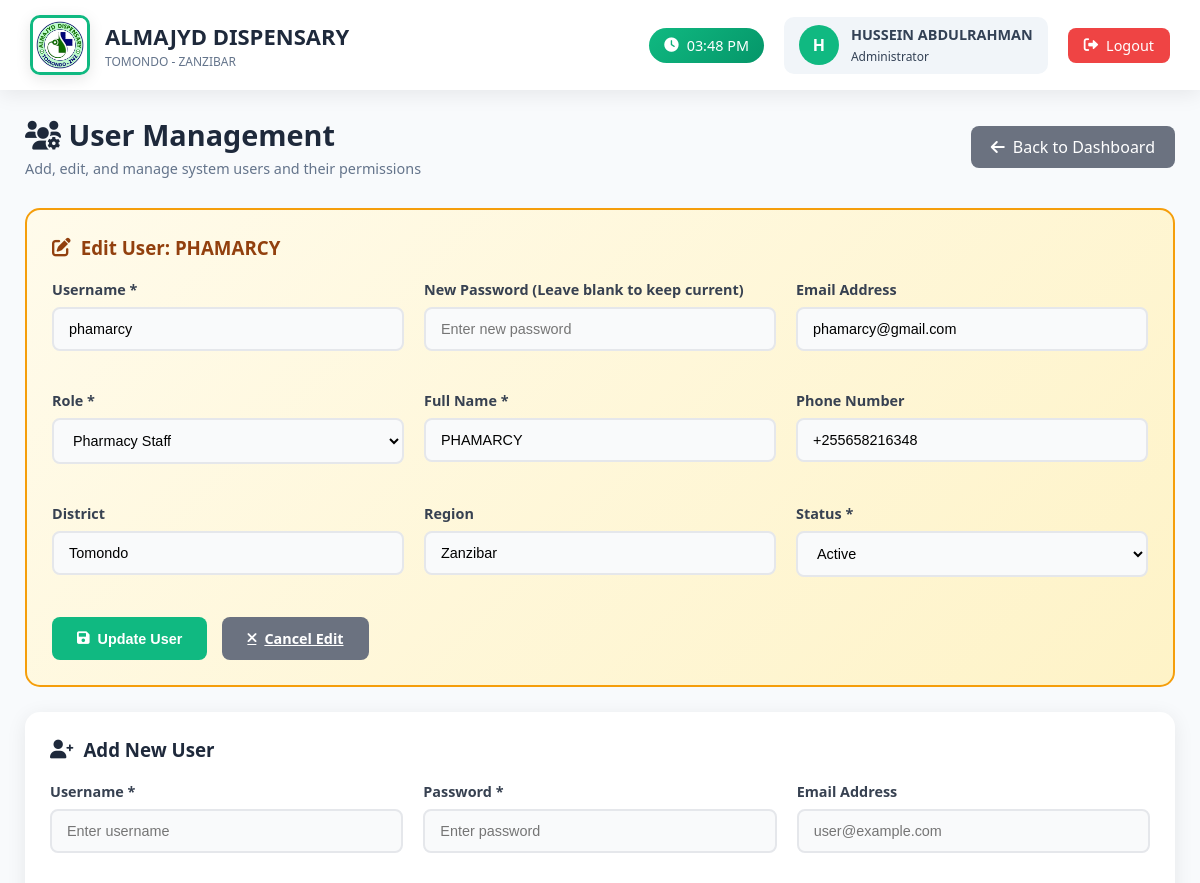
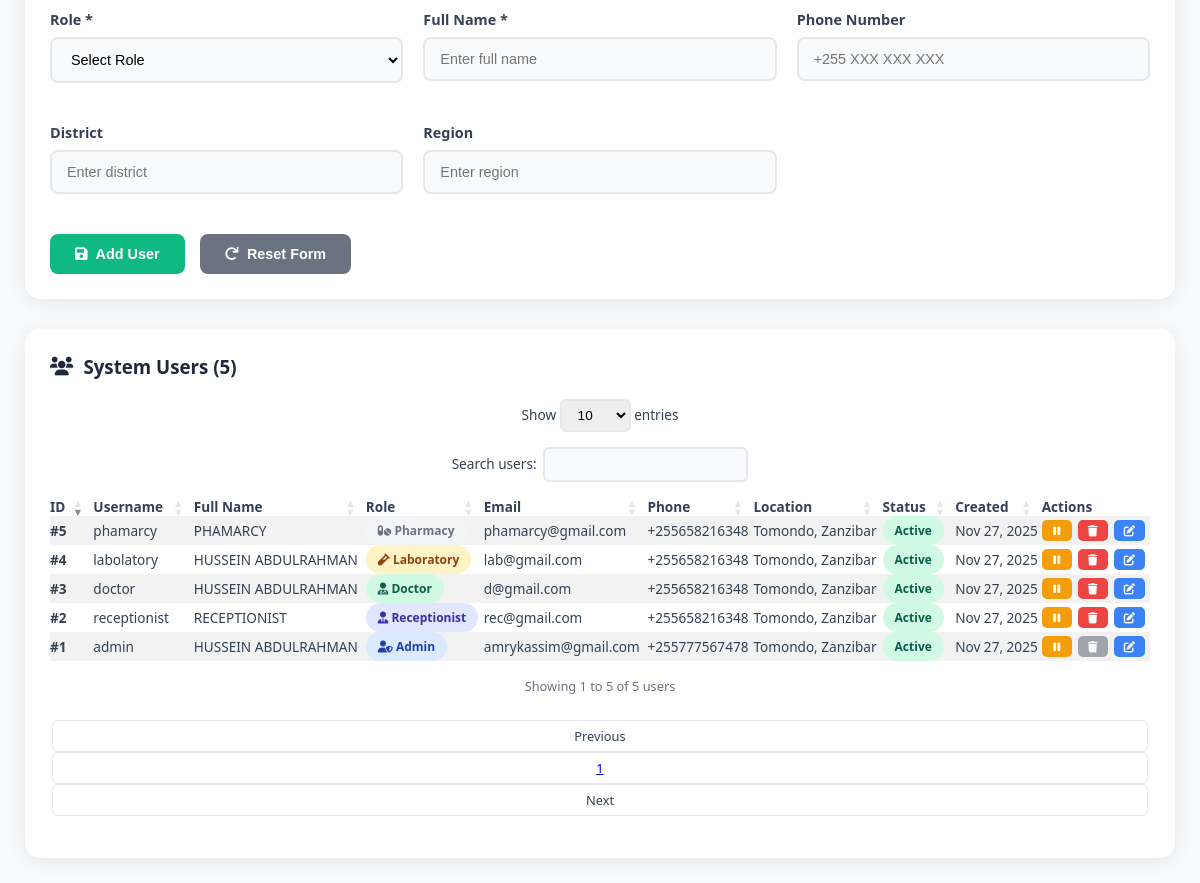
/admin/manage_users.php?edit=5 (signed in), run on the app's committed database (2 pictures, top to bottom).
### tables this page shows
CREATE TABLE `users` (
  `id` int(11) NOT NULL,
  `username` varchar(50) NOT NULL,
  `password` varchar(255) NOT NULL,
  `email` varchar(100) DEFAULT NULL,
  `role` enum('admin','doctor','receptionist','laboratory','pharmacy','cashier') NOT NULL,
  `full_name` varchar(100) NOT NULL,
  `phone` varchar(20) DEFAULT NULL,
  `district` varchar(50) DEFAULT NULL,
  `region` varchar(50) DEFAULT NULL,
  `status` enum('active','inactive') DEFAULT 'active',
  `created_at` timestamp NOT NULL DEFAULT current_timestamp(),
  `updated_at` timestamp NOT NULL DEFAULT current_timestamp() ON UPDATE current_timestamp()
);

### admin/manage_users.php (the view, shortened to what this page needs)
<?php
require_once '../config.php';
$edit_user = null;
if (isset($_GET['edit'])) {
    $stmt = $pdo->prepare("SELECT * FROM users WHERE id = ?");
    $stmt->execute([$_GET['edit']]);
    $edit_user = $stmt->fetch(PDO::FETCH_ASSOC);
}
$users = $pdo->query("SELECT * FROM users ORDER BY created_at DESC")->fetchAll(PDO::FETCH_ASSOC);
$current_time = date('h:i A');
?>
<!DOCTYPE html>
<html lang="en">
<head>
    <link rel="stylesheet" href="https://cdn.datatables.net/1.13.6/css/dataTables.bootstrap5.min.css">
    <link rel="stylesheet" href="https://cdnjs.cloudflare.com/ajax/libs/font-awesome/6.0.0/css/all.min.css">
</head>
<body>
    <div class="topbar">
        <div class="logo-section">
            <div class="logo">
                <img src="../images/logo.jpg" alt="Almajyd Dispensary Logo">
            </div>
            <div class="clinic-info">
                <h1>ALMAJYD DISPENSARY</h1>
                <p>TOMONDO - ZANZIBAR</p>
            </div>
        </div>
        <div class="user-area">
            <div class="time-display">
                <i class="fas fa-clock"></i>
                <span id="currentTime"><?php echo $current_time; ?></span>
            </div>
            <div class="user">
                <div class="user-avatar">
                    <?php echo strtoupper(substr($_SESSION['full_name'], 0, 1)); ?>
                </div>
                <div>
                    <div style="font-weight:600; font-size: 0.9rem;"><?php echo $_SESSION['full_name']; ?></div>
                    <small style="font-size: 0.75rem;">Administrator</small>
                </div>
            </div>
            <a href="../logout.php" class="logout-btn">
                <i class="fas fa-sign-out-alt"></i>
                Logout
            </a>
        </div>
    </div>
    <div class="main">
        <div class="page-header">
            <div class="page-title">
                <h2><i class="fas fa-users-cog"></i> User Management</h2>
                <p>Add, edit, and manage system users and their permissions</p>
            </div>
            <a href="dashboard.php" class="back-btn">
                <i class="fas fa-arrow-left"></i>
                Back to Dashboard
            </a>
        </div>
        <?php if ($edit_user): ?>
        <div class="edit-form-container">
            <h3><i class="fas fa-edit"></i> Edit User: <?php echo htmlspecialchars($edit_user['full_name']); ?></h3>
            <form method="POST" id="editUserForm">
                <div class="form-grid">
                    <div class="form-group">
                        <label for="edit_username">Username *</label>
                        <input type="text" id="edit_username" name="username" class="form-control" required
                               value="<?php echo htmlspecialchars($edit_user['username']); ?>">
                    </div>
                    <div class="form-group">
                        <label for="edit_password">New Password (Leave blank to keep current)</label>
                        <input type="password" id="edit_password" name="password" class="form-control"
                               placeholder="Enter new password">
                    </div>
                    <div class="form-group">
                        <label for="edit_email">Email Address</label>
                        <input type="email" id="edit_email" name="email" class="form-control"
                               value="<?php echo htmlspecialchars($edit_user['email']); ?>">
                    </div>
                    <div class="form-group">
                        <label for="edit_role">Role *</label>
                        <select id="edit_role" name="role" class="form-control" required>
                            <option value="pharmacy" <?php echo $edit_user['role'] == 'pharmacy' ? 'selected' : ''; ?>>Pharmacy Staff</option>
                        </select>
                    </div>
                    <div class="form-group">
                        <label for="edit_full_name">Full Name *</label>
                        <input type="text" id="edit_full_name" name="full_name" class="form-control" required
                               value="<?php echo htmlspecialchars($edit_user['full_name']); ?>">
                    </div>
                    <div class="form-group">
                        <label for="edit_phone">Phone Number</label>
                        <input type="tel" id="edit_phone" name="phone" class="form-control"
                               value="<?php echo htmlspecialchars($edit_user['phone']); ?>">
                    </div>
                    <div class="form-group">
                        <label for="edit_district">District</label>
                        <input type="text" id="edit_district" name="district" class="form-control"
                               value="<?php echo htmlspecialchars($edit_user['district']); ?>">
                    </div>
                    <div class="form-group">
                        <label for="edit_region">Region</label>
                        <input type="text" id="edit_region" name="region" class="form-control"
                               value="<?php echo htmlspecialchars($edit_user['region']); ?>">
                    </div>
                    <div class="form-group">
                        <label for="edit_status">Status *</label>
                        <select id="edit_status" name="status" class="form-control" required>
                            <option value="active" <?php echo $edit_user['status'] == 'active' ? 'selected' : ''; ?>>Active</option>
                        </select>
                    </div>
                </div>
                <div class="form-actions">
                    <button type="submit" class="btn btn-primary">
                        <i class="fas fa-save"></i>
                        Update User
                    </button>
                    <a href="manage_users.php" class="btn btn-secondary">
                        <i class="fas fa-times"></i>
                        Cancel Edit
                    </a>
                </div>
            </form>
        </div>
        <?php endif; ?>
        <div class="form-container">
            <h3><i class="fas fa-user-plus"></i> Add New User</h3>
            <form method="POST" id="addUserForm">
                <div class="form-grid">
                    <div class="form-group">
                        <label for="username">Username *</label>
                        <input type="text" id="username" name="username" class="form-control" required
                               placeholder="Enter username">
                    </div>
                    <div class="form-group">
                        <label for="password">Password *</label>
                        <input type="password" id="password" name="password" class="form-control" required
                               placeholder="Enter password">
                    </div>
                    <div class="form-group">
                        <label for="email">Email Address</label>
                        <input type="email" id="email" name="email" class="form-control"
                               placeholder="user@example.com">
                    </div>
                    <div class="form-group">
                        <label for="role">Role *</label>
                        <select id="role" name="role" class="form-control" required>
                            <option value="">Select Role</option>
                        </select>
                    </div>
                    <div class="form-group">
                        <label for="full_name">Full Name *</label>
                        <input type="text" id="full_name" name="full_name" class="form-control" required
                               placeholder="Enter full name">
                    </div>
                    <div class="form-group">
                        <label for="phone">Phone Number</label>
                        <input type="tel" id="phone" name="phone" class="form-control"
                               placeholder="+255 XXX XXX XXX">
                    </div>
                    <div class="form-group">
                        <label for="district">District</label>
                        <input type="text" id="district" name="district" class="form-control"
                               placeholder="Enter district">
                    </div>
                    <div class="form-group">
                        <label for="region">Region</label>
                        <input type="text" id="region" name="region" class="form-control"
                               placeholder="Enter region">
                    </div>
                </div>
                <div style="display: flex; gap: 15px; margin-top: 20px;">
                    <button type="submit" name="add_user" class="btn btn-primary">
                        <i class="fas fa-save"></i>
                        Add User
                    </button>
                    <button type="reset" class="btn btn-secondary">
                        <i class="fas fa-redo"></i>
                        Reset Form
                    </button>
                </div>
            </form>
        </div>
        <div class="table-container">
            <div class="table-header">
                <h3><i class="fas fa-users"></i> System Users (<?php echo count($users); ?>)</h3>
            </div>
            <div class="table-responsive">
                <table class="table table-striped table-hover" id="usersTable" style="width:100%">
                    <thead>
                        <tr>
                            <th>ID</th>
                            <th>Username</th>
                            <th>Full Name</th>
                            <th>Role</th>
                            <th>Email</th>
                            <th>Phone</th>
                            <th>Location</th>
                            <th>Status</th>
                            <th>Created</th>
                            <th>Actions</th>
                        </tr>
                    </thead>
                    <tbody>
                        <?php foreach ($users as $user): ?>
                        <tr>
                            <td><strong>#<?php echo $user['id']; ?></strong></td>
                            <td><?php echo htmlspecialchars($user['username']); ?></td>
                            <td><?php echo htmlspecialchars($user['full_name']); ?></td>
                            <td>
                                <span class="badge
                                    <?php
                                    switch($user['role']) {
                                        case 'admin': echo 'badge-primary'; break;
                                        case 'doctor': echo 'badge-success'; break;
                                        case 'receptionist': echo 'badge-info'; break;
                                        case 'laboratory': echo 'badge-warning'; break;
                                        case 'pharmacy': echo 'badge-secondary'; break;
                                    }
                                    ?>">
                                    <i class="fas fa-<?php
                                        switch($user['role']) {
                                            case 'admin': echo 'user-shield'; break;
                                            case 'doctor': echo 'user-md'; break;
                                            case 'receptionist': echo 'user-tie'; break;
                                            case 'laboratory': echo 'vial'; break;
                                            case 'pharmacy': echo 'pills'; break;
                                        }
                                    ?>"></i>
                                    <?php echo ucfirst($user['role']); ?>
                                </span>
                            </td>
                            <td><?php echo htmlspecialchars($user['email'] ?: 'N/A'); ?></td>
                            <td><?php echo htmlspecialchars($user['phone'] ?: 'N/A'); ?></td>
                            <td>
                                <?php
                                $location = [];
                                if ($user['district']) $location[] = $user['district'];
                                if ($user['region']) $location[] = $user['region'];
                                echo $location ? implode(', ', $location) : 'N/A';
                                ?>
                            </td>
                            <td>
                                <span class="badge <?php echo $user['status'] == 'active' ? 'badge-success' : 'badge-danger'; ?>">
                                    <?php echo ucfirst($user['status']); ?>
                                </span>
                            </td>
                            <td><?php echo date('M j, Y', strtotime($user['created_at'])); ?></td>
                            <td>
                                <div class="action-buttons">
                                    <?php if ($user['status'] == 'active'): ?>
                                        <a href="?action=deactivate&id=<?php echo $user['id']; ?>"
                                           class="btn-sm btn-warning"
                                           onclick="return confirm('Deactivate this user?')">
                                            <i class="fas fa-pause"></i>
                                        </a>
                                    <?php endif; ?>
                                    <?php if ($user['role'] != 'admin'): ?>
                                        <a href="?action=delete&id=<?php echo $user['id']; ?>"
                                           class="btn-sm btn-danger"
                                           onclick="return confirm('Are you sure you want to delete this user? This action cannot be undone.')">
                                            <i class="fas fa-trash"></i>
                                        </a>
                                    <?php else: ?>
                                        <span class="btn-sm btn-secondary" style="cursor: not-allowed; opacity: 0.6;">
                                            <i class="fas fa-trash"></i>
                                        </span>
                                    <?php endif; ?>
                                    <a href="?edit=<?php echo $user['id']; ?>" class="btn-sm btn-info">
                                        <i class="fas fa-edit"></i>
                                    </a>
                                </div>
                            </td>
                        </tr>
                        <?php endforeach; ?>
                    </tbody>
                </table>
            </div>
        </div>
    </div>
</body>
</html>

### data on the page
users: full_name "PHAMARCY", username "phamarcy", email "phamarcy@gmail.com", role "Pharmacy Staff", phone "+255658216348", district "Tomondo", region "Zanzibar", status "Active", id "5", role "Pharmacy", location "Tomondo, Zanzibar", created_at "Nov 27, 2025"
users: id "4", username "labolatory", full_name "HUSSEIN ABDULRAHMAN", role "Laboratory", email "lab@gmail.com", phone "+255658216348", location "Tomondo, Zanzibar", status "Active", created_at "Nov 27, 2025"
users: id "3", username "doctor", full_name "HUSSEIN ABDULRAHMAN", role "Doctor", email "d@gmail.com", phone "+255658216348", location "Tomondo, Zanzibar", status "Active", created_at "Nov 27, 2025"
users: id "2", username "receptionist", full_name "RECEPTIONIST", role "Receptionist", email "rec@gmail.com", phone "+255658216348", location "Tomondo, Zanzibar", status "Active", created_at "Nov 27, 2025"
users: id "1", username "admin", full_name "HUSSEIN ABDULRAHMAN", role "Admin", email "amrykassim@gmail.com", phone "+255777567478", location "Tomondo, Zanzibar", status "Active", created_at "Nov 27, 2025"

### other printed values
substr($_SESSION['full_name'], 0, 1) "H"
$_SESSION['full_name'] "HUSSEIN ABDULRAHMAN"
count($users) "5"
